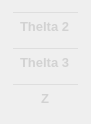
     <widget class="QWidget" name="layoutWidget">
      <property name="geometry">
       <rect>
        <x>220</x>
        <y>40</y>
        <width>91</width>
        <height>106</height>
       </rect>
      </property>
      <layout class="QGridLayout" name="gridLayout_4">
       <item row="0" column="0">
        <widget class="QLineEdit" name="the1_set">
         <property name="minimumSize">
          <size>
           <width>0</width>
           <height>30</height>
          </size>
         </property>
         <property name="palette">
          <palette>
           <active>
            <colorrole role="WindowText">
             <brush brushstyle="SolidPattern">
              <color alpha="255">
               <red>210</red>
               <green>210</green>
               <blue>210</blue>
              </color>
             </brush>
            </colorrole>
            <colorrole role="Button">
             <brush brushstyle="SolidPattern">
              <color alpha="0">
               <red>0</red>
               <green>0</green>
               <blue>0</blue>
              </color>
             </brush>
            </colorrole>
            <colorrole role="Text">
             <brush brushstyle="SolidPattern">
              <color alpha="255">
               <red>210</red>
               <green>210</green>
               <blue>210</blue>
              </color>
             </brush>
            </colorrole>
            <colorrole role="ButtonText">
             <brush brushstyle="SolidPattern">
              <color alpha="255">
               <red>210</red>
               <green>210</green>
               <blue>210</blue>
              </color>
             </brush>
            </colorrole>
            <colorrole role="Base">
             <brush brushstyle="SolidPattern">
              <color alpha="0">
               <red>0</red>
               <green>0</green>
               <blue>0</blue>
              </color>
             </brush>
            </colorrole>
            <colorrole role="Window">
             <brush brushstyle="SolidPattern">
              <color alpha="0">
               <red>0</red>
               <green>0</green>
               <blue>0</blue>
              </color>
             </brush>
            </colorrole>
           </active>
           <inactive>
            <colorrole role="WindowText">
             <brush brushstyle="SolidPattern">
              <color alpha="255">
               <red>210</red>
               <green>210</green>
               <blue>210</blue>
              </color>
             </brush>
            </colorrole>
            <colorrole role="Button">
             <brush brushstyle="SolidPattern">
              <color alpha="0">
               <red>0</red>
               <green>0</green>
               <blue>0</blue>
              </color>
             </brush>
            </colorrole>
            <colorrole role="Text">
             <brush brushstyle="SolidPattern">
              <color alpha="255">
               <red>210</red>
               <green>210</green>
               <blue>210</blue>
              </color>
             </brush>
            </colorrole>
            <colorrole role="ButtonText">
             <brush brushstyle="SolidPattern">
              <color alpha="255">
               <red>210</red>
               <green>210</green>
               <blue>210</blue>
              </color>
             </brush>
            </colorrole>
            <colorrole role="Base">
             <brush brushstyle="SolidPattern">
              <color alpha="0">
               <red>0</red>
               <green>0</green>
               <blue>0</blue>
              </color>
             </brush>
            </colorrole>
            <colorrole role="Window">
             <brush brushstyle="SolidPattern">
              <color alpha="0">
               <red>0</red>
               <green>0</green>
               <blue>0</blue>
              </color>
             </brush>
            </colorrole>
           </inactive>
           <disabled>
            <colorrole role="WindowText">
             <brush brushstyle="SolidPattern">
              <color alpha="255">
               <red>210</red>
               <green>210</green>
               <blue>210</blue>
              </color>
             </brush>
            </colorrole>
            <colorrole role="Button">
             <brush brushstyle="SolidPattern">
              <color alpha="0">
               <red>0</red>
               <green>0</green>
               <blue>0</blue>
              </color>
             </brush>
            </colorrole>
            <colorrole role="Text">
             <brush brushstyle="SolidPattern">
              <color alpha="255">
               <red>210</red>
               <green>210</green>
               <blue>210</blue>
              </color>
             </brush>
            </colorrole>
            <colorrole role="ButtonText">
             <brush brushstyle="SolidPattern">
              <color alpha="255">
               <red>210</red>
               <green>210</green>
               <blue>210</blue>
              </color>
             </brush>
            </colorrole>
            <colorrole role="Base">
             <brush brushstyle="SolidPattern">
              <color alpha="0">
               <red>0</red>
               <green>0</green>
               <blue>0</blue>
              </color>
             </brush>
            </colorrole>
            <colorrole role="Window">
             <brush brushstyle="SolidPattern">
              <color alpha="0">
               <red>0</red>
               <green>0</green>
               <blue>0</blue>
              </color>
             </brush>
            </colorrole>
           </disabled>
          </palette>
         </property>
         <property name="font">
          <font>
           <family>Segoe UI</family>
           <pointsize>10</pointsize>
           <weight>75</weight>
           <bold>true</bold>
          </font>
         </property>
         <property name="styleSheet">
          <string notr="true">background-color: transparent;</string>
         </property>
         <property name="text">
          <string>Thelta 2</string>
         </property>
         <property name="alignment">
          <set>Qt::AlignCenter</set>
         </property>
         <property name="readOnly">
          <bool>false</bool>
         </property>
         <property name="placeholderText">
          <string>Thelta 1</string>
         </property>
        </widget>
       </item>
       <item row="1" column="0">
        <widget class="QLineEdit" name="the2_set">
         <property name="minimumSize">
          <size>
           <width>0</width>
           <height>30</height>
          </size>
         </property>
         <property name="palette">
          <palette>
           <active>
            <colorrole role="WindowText">
             <brush brushstyle="SolidPattern">
              <color alpha="255">
               <red>210</red>
               <green>210</green>
               <blue>210</blue>
              </color>
             </brush>
            </colorrole>
            <colorrole role="Button">
             <brush brushstyle="SolidPattern">
              <color alpha="0">
               <red>0</red>
               <green>0</green>
               <blue>0</blue>
              </color>
             </brush>
            </colorrole>
            <colorrole role="Text">
             <brush brushstyle="SolidPattern">
              <color alpha="255">
               <red>210</red>
               <green>210</green>
               <blue>210</blue>
              </color>
             </brush>
            </colorrole>
            <colorrole role="ButtonText">
             <brush brushstyle="SolidPattern">
              <color alpha="255">
               <red>210</red>
               <green>210</green>
               <blue>210</blue>
              </color>
             </brush>
            </colorrole>
            <colorrole role="Base">
             <brush brushstyle="SolidPattern">
              <color alpha="0">
               <red>0</red>
               <green>0</green>
               <blue>0</blue>
              </color>
             </brush>
            </colorrole>
            <colorrole role="Window">
             <brush brushstyle="SolidPattern">
              <color alpha="0">
               <red>0</red>
               <green>0</green>
               <blue>0</blue>
              </color>
             </brush>
            </colorrole>
           </active>
           <inactive>
            <colorrole role="WindowText">
             <brush brushstyle="SolidPattern">
              <color alpha="255">
               <red>210</red>
               <green>210</green>
               <blue>210</blue>
              </color>
             </brush>
            </colorrole>
            <colorrole role="Button">
             <brush brushstyle="SolidPattern">
              <color alpha="0">
               <red>0</red>
               <green>0</green>
               <blue>0</blue>
              </color>
             </brush>
            </colorrole>
            <colorrole role="Text">
             <brush brushstyle="SolidPattern">
              <color alpha="255">
               <red>210</red>
               <green>210</green>
               <blue>210</blue>
              </color>
             </brush>
            </colorrole>
            <colorrole role="ButtonText">
             <brush brushstyle="SolidPattern">
              <color alpha="255">
               <red>210</red>
               <green>210</green>
               <blue>210</blue>
              </color>
             </brush>
            </colorrole>
            <colorrole role="Base">
             <brush brushstyle="SolidPattern">
              <color alpha="0">
               <red>0</red>
               <green>0</green>
               <blue>0</blue>
              </color>
             </brush>
            </colorrole>
            <colorrole role="Window">
             <brush brushstyle="SolidPattern">
              <color alpha="0">
               <red>0</red>
               <green>0</green>
               <blue>0</blue>
              </color>
             </brush>
            </colorrole>
           </inactive>
           <disabled>
            <colorrole role="WindowText">
             <brush brushstyle="SolidPattern">
              <color alpha="255">
               <red>210</red>
               <green>210</green>
               <blue>210</blue>
              </color>
             </brush>
            </colorrole>
            <colorrole role="Button">
             <brush brushstyle="SolidPattern">
              <color alpha="0">
               <red>0</red>
               <green>0</green>
               <blue>0</blue>
              </color>
             </brush>
            </colorrole>
            <colorrole role="Text">
             <brush brushstyle="SolidPattern">
              <color alpha="255">
               <red>210</red>
               <green>210</green>
               <blue>210</blue>
              </color>
             </brush>
            </colorrole>
            <colorrole role="ButtonText">
             <brush brushstyle="SolidPattern">
              <color alpha="255">
               <red>210</red>
               <green>210</green>
               <blue>210</blue>
              </color>
             </brush>
            </colorrole>
            <colorrole role="Base">
             <brush brushstyle="SolidPattern">
              <color alpha="0">
               <red>0</red>
               <green>0</green>
               <blue>0</blue>
              </color>
             </brush>
            </colorrole>
            <colorrole role="Window">
             <brush brushstyle="SolidPattern">
              <color alpha="0">
               <red>0</red>
               <green>0</green>
               <blue>0</blue>
              </color>
             </brush>
            </colorrole>
           </disabled>
          </palette>
         </property>
         <property name="font">
          <font>
           <family>Segoe UI</family>
           <pointsize>10</pointsize>
           <weight>75</weight>
           <bold>true</bold>
          </font>
         </property>
         <property name="styleSheet">
          <string notr="true">background-color: transparent;</string>
         </property>
         <property name="text">
          <string>Thelta 3</string>
         </property>
         <property name="alignment">
          <set>Qt::AlignCenter</set>
         </property>
         <property name="readOnly">
          <bool>false</bool>
         </property>
         <property name="placeholderText">
          <string>Thelta 2</string>
         </property>
        </widget>
       </item>
       <item row="2" column="0">
        <widget class="QLineEdit" name="the2_set_2">
         <property name="minimumSize">
          <size>
           <width>0</width>
           <height>30</height>
          </size>
         </property>
         <property name="palette">
          <palette>
           <active>
            <colorrole role="WindowText">
             <brush brushstyle="SolidPattern">
              <color alpha="255">
               <red>210</red>
               <green>210</green>
               <blue>210</blue>
              </color>
             </brush>
            </colorrole>
            <colorrole role="Button">
             <brush brushstyle="SolidPattern">
              <color alpha="0">
               <red>0</red>
               <green>0</green>
               <blue>0</blue>
              </color>
             </brush>
            </colorrole>
            <colorrole role="Text">
             <brush brushstyle="SolidPattern">
              <color alpha="255">
               <red>210</red>
               <green>210</green>
               <blue>210</blue>
              </color>
             </brush>
            </colorrole>
            <colorrole role="ButtonText">
             <brush brushstyle="SolidPattern">
              <color alpha="255">
               <red>210</red>
               <green>210</green>
               <blue>210</blue>
              </color>
             </brush>
            </colorrole>
            <colorrole role="Base">
             <brush brushstyle="SolidPattern">
              <color alpha="0">
               <red>0</red>
               <green>0</green>
               <blue>0</blue>
              </color>
             </brush>
            </colorrole>
            <colorrole role="Window">
             <brush brushstyle="SolidPattern">
              <color alpha="0">
               <red>0</red>
               <green>0</green>
               <blue>0</blue>
              </color>
             </brush>
            </colorrole>
           </active>
           <inactive>
            <colorrole role="WindowText">
             <brush brushstyle="SolidPattern">
              <color alpha="255">
               <red>210</red>
               <green>210</green>
               <blue>210</blue>
              </color>
             </brush>
            </colorrole>
            <colorrole role="Button">
             <brush brushstyle="SolidPattern">
              <color alpha="0">
               <red>0</red>
               <green>0</green>
               <blue>0</blue>
              </color>
             </brush>
            </colorrole>
            <colorrole role="Text">
             <brush brushstyle="SolidPattern">
              <color alpha="255">
               <red>210</red>
               <green>210</green>
               <blue>210</blue>
              </color>
             </brush>
            </colorrole>
            <colorrole role="ButtonText">
             <brush brushstyle="SolidPattern">
              <color alpha="255">
               <red>210</red>
               <green>210</green>
               <blue>210</blue>
              </color>
             </brush>
            </colorrole>
            <colorrole role="Base">
             <brush brushstyle="SolidPattern">
              <color alpha="0">
               <red>0</red>
               <green>0</green>
               <blue>0</blue>
              </color>
             </brush>
            </colorrole>
            <colorrole role="Window">
             <brush brushstyle="SolidPattern">
              <color alpha="0">
               <red>0</red>
               <green>0</green>
               <blue>0</blue>
              </color>
             </brush>
            </colorrole>
           </inactive>
           <disabled>
            <colorrole role="WindowText">
             <brush brushstyle="SolidPattern">
              <color alpha="255">
               <red>210</red>
               <green>210</green>
               <blue>210</blue>
              </color>
             </brush>
            </colorrole>
            <colorrole role="Button">
             <brush brushstyle="SolidPattern">
              <color alpha="0">
               <red>0</red>
               <green>0</green>
               <blue>0</blue>
              </color>
             </brush>
            </colorrole>
            <colorrole role="Text">
             <brush brushstyle="SolidPattern">
              <color alpha="255">
               <red>210</red>
               <green>210</green>
               <blue>210</blue>
              </color>
             </brush>
            </colorrole>
            <colorrole role="ButtonText">
             <brush brushstyle="SolidPattern">
              <color alpha="255">
               <red>210</red>
               <green>210</green>
               <blue>210</blue>
              </color>
             </brush>
            </colorrole>
            <colorrole role="Base">
             <brush brushstyle="SolidPattern">
              <color alpha="0">
               <red>0</red>
               <green>0</green>
               <blue>0</blue>
              </color>
             </brush>
            </colorrole>
            <colorrole role="Window">
             <brush brushstyle="SolidPattern">
              <color alpha="0">
               <red>0</red>
               <green>0</green>
               <blue>0</blue>
              </color>
             </brush>
            </colorrole>
           </disabled>
          </palette>
         </property>
         <property name="font">
          <font>
           <family>Segoe UI</family>
           <pointsize>10</pointsize>
           <weight>75</weight>
           <bold>true</bold>
          </font>
         </property>
         <property name="styleSheet">
          <string notr="true">background-color: transparent;</string>
         </property>
         <property name="text">
          <string>Z</string>
         </property>
         <property name="alignment">
          <set>Qt::AlignCenter</set>
         </property>
         <property name="readOnly">
          <bool>false</bool>
         </property>
         <property name="placeholderText">
          <string>Thelta 2</string>
         </property>
        </widget>
       </item>
      </layout>
     </widget>
